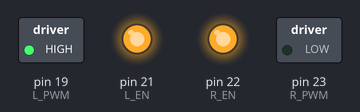
Recording of a sketch running on a simulated Arduino Mega 2560, built with avr-gcc and run on an emulated ATmega2560. On the bench: switched loads named in the sketch (green lamp = pin HIGH), output pins drawn as LEDs (lit = HIGH).

Above: at 0.1 s.
Timing chart, 0 to 1.6 s (numbered marks = the images above):
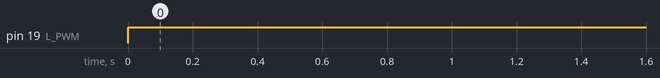

The sketch:

Drive_Motor_Simple_hoch.ino
```cpp
// Pin definitions
const int R_PWM = 23;
const int L_PWM = 19;
const int R_EN = 22;
const int L_EN = 21;


void setup() {
  // put your setup code here, to run once:
  pinMode(R_PWM, OUTPUT);
  pinMode(L_PWM, OUTPUT);
  pinMode(R_EN, OUTPUT);
  pinMode(L_EN, OUTPUT);

  digitalWrite(R_EN, HIGH);
  digitalWrite(L_EN, HIGH);

}

void loop() {
  // put your main code here, to run repeatedly:

  for (int i = 0; i < 180; i++) {  // 3 minutes = 180 seconds
      analogWrite(R_PWM, 0);  // Change the value (0-255) for different speeds
      analogWrite(L_PWM, 255);
      delay(1000);
    }

    // Turn off the motor
    analogWrite(R_PWM, 0);
    analogWrite(L_PWM, 0);

}
```

Measured:
- by itself, pin 19 (L_PWM): LOW → HIGH at 0.00 s
